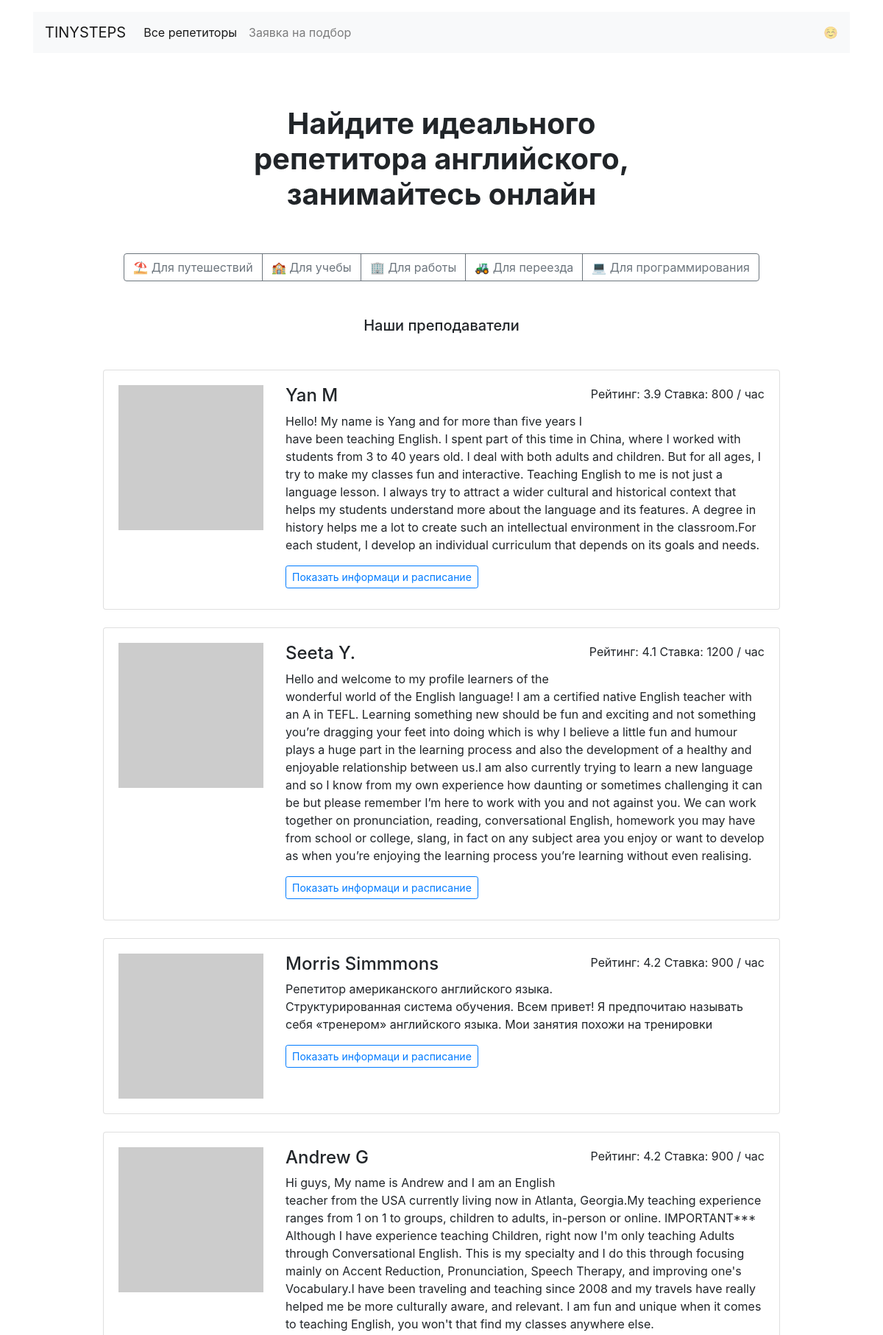
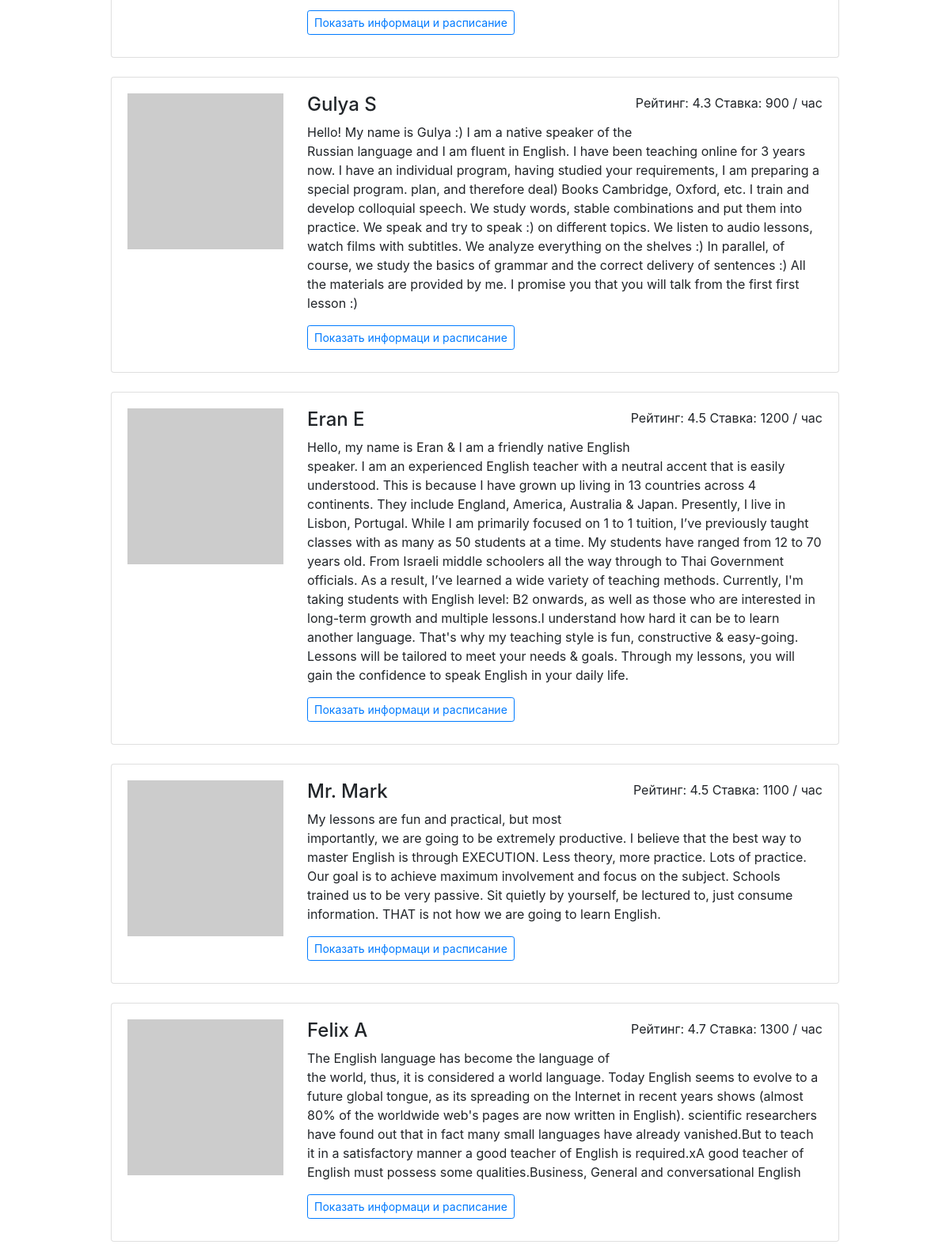
Screenshot of /teachers/ (upper part) with the database file from the repository (2 pictures, top to bottom).
### app.py (models this page shows)
class Teachers(db.Model):
    __tablename__ = 'teachers'
    id = db.Column(db.Integer, primary_key=True)
    name = db.Column(db.String, nullable=False)
    about = db.Column(db.String, nullable=False)
    rating = db.Column(db.Float, nullable=False)
    picture = db.Column(db.String, nullable=False)
    price = db.Column(db.Integer, nullable=False)
    lesson_time = db.Column(db.String)
    goals = db.relationship("Goals", back_populates="goal")
    week_day = db.relationship("TimetableTeachers", back_populates="week")

### app.py (the view)
@app.route('/teachers/')  # все репетиторы
def teachers():
    teachers_query = db.session.query(Teachers).order_by(Teachers.rating)
    return render_template("teachers.html", all_data=all_data, teachers=teachers_query.all())

### templates/teachers.html (shortened to what this page needs)
{% extends 'base.html' %}
{% block container %}
  <main class="container mt-3 mb-5">
    <section>
    <h1 class="h1 text-center mx-auto mt-4 py-5"><strong>Найдите идеального <br>репетитора английского, <br>занимайтесь онлайн</strong></h1>
    <div class="text-center mb-5">
      <div class="btn-group mx-auto mb-0" role="group" aria-label="Basic example">
        {% for key in all_data[0] %}
            <a href="{{ url_for('goals', goal=key) }}" class="btn btn-outline-secondary">{{ all_data[0][key] }}</a>
        {% endfor %}
      </div>
    </div>
    <h2 class="h5 text-center mb-5">Наши преподаватели</h2>
    <div class="row">
      <div class="col-12 col-lg-10 offset-lg-1 m-auto">
        {% for teacher in teachers %}
        <div class="card mb-4">
          <div class="card-body">
            <div class="row">
              <div class="col-3"><img src="{{ teacher.picture }}" class="img-fluid" alt=""></div>
              <div class="col-9">
                <p class="float-right">Рейтинг: {{ teacher.rating }} Ставка: {{ teacher.price }} / час</p>
                <h2 class="h4">{{ teacher.name }}</h2>
                <p>{{ teacher.about }}</p>
                <a href="{{url_for('profiles', id_teacher=teacher.id)}}" class="btn btn-outline-primary btn-sm mr-3 mb-2">Показать информаци и расписание</a>
              </div>
            </div>
          </div>
        </div>
        {% endfor %}
      </div>
    </div>
    </section>
  </main>
{% endblock %}

### rows the page displays
Teachers: rating "3.9", price "800", name "Yan M", about "Hello! My name is Yang and for more than five years I have been teaching English. I spent part of this time in China, where I worked with students from 3 to 40 years old. I deal with both adults and children. But for all ages, I try to make my classes fun and interactive. Teaching English to me is not just a language lesson. I always try to attract a wider cultural and historical context that helps my students understand more about the language and its features. A degree in history helps me a lot to create such an intellectual environment in the classroom.For each student, I develop an individual curriculum that depends on its goals and needs."
Teachers: rating "4.1", price "1200", name "Seeta Y.", about "Hello and welcome to my profile learners of the wonderful world of the English language! I am a certified native English teacher with an A in TEFL. Learning something new should be fun and exciting and not something you’re dragging your feet into doing which is why I believe a little fun and humour plays a huge part in the learning process and also the development of a healthy and enjoyable relationship between us.I am also currently trying to learn a new language and so I know from my own experience how daunting or sometimes challenging it can be but please remember I’m here to work with you and not against you. We can work together on pronunciation, reading, conversational English,…"
Teachers: rating "4.2", price "900", name "Morris Simmmons", about "Репетитор американского английского языка. Структурированная система обучения. Всем привет! Я предпочитаю называть себя «тренером» английского языка. Мои занятия похожи на тренировки"
Teachers: rating "4.2", price "900", name "Andrew G", about "Hi guys, My name is Andrew and I am an English teacher from the USA currently living now in Atlanta, Georgia.My teaching experience ranges from 1 on 1 to groups, children to adults, in-person or online. IMPORTANT*** Although I have experience teaching Children, right now I'm only teaching Adults through Conversational English. This is my specialty and I do this through focusing mainly on Accent Reduction, Pronunciation, Speech Therapy, and improving one's Vocabulary.I have been traveling and teaching since 2008 and my travels have really helped me be more culturally aware, and relevant. I am fun and unique when it comes to teaching English, you won't that find my classes anywhere else."
Teachers: rating "4.3", price "900", name "Gulya S", about "Hello! My name is Gulya :) I am a native speaker of the Russian language and I am fluent in English. I have been teaching online for 3 years now. I have an individual program, having studied your requirements, I am preparing a special program. plan, and therefore deal) Books Cambridge, Oxford, etc. I train and develop colloquial speech. We study words, stable combinations and put them into practice. We speak and try to speak :) on different topics. We listen to audio lessons, watch films with subtitles. We analyze everything on the shelves :) In parallel, of course, we study the basics of grammar and the correct delivery of sentences :) All the materials are provided by me. I promise you…"
Teachers: rating "4.5", price "1200", name "Eran E", about "Hello, my name is Eran & I am a friendly native English speaker. I am an experienced English teacher with a neutral accent that is easily understood. This is because I have grown up living in 13 countries across 4 continents. They include England, America, Australia & Japan. Presently, I live in Lisbon, Portugal. While I am primarily focused on 1 to 1 tuition, I’ve previously taught classes with as many as 50 students at a time. My students have ranged from 12 to 70 years old. From Israeli middle schoolers all the way through to Thai Government officials. As a result, I’ve learned a wide variety of teaching methods. Currently, I'm taking students with English level: B2 onwards, as well as…"
Teachers: rating "4.5", price "1100", name "Mr. Mark", about "My lessons are fun and practical, but most importantly, we are going to be extremely productive. I believe that the best way to master English is through EXECUTION. Less theory, more practice. Lots of practice. Our goal is to achieve maximum involvement and focus on the subject. Schools trained us to be very passive. Sit quietly by yourself, be lectured to, just consume information. THAT is not how we are going to learn English."
Teachers: rating "4.7", price "1300", name "Felix A", about "The English language has become the language of the world, thus, it is considered a world language. Today English seems to evolve to a future global tongue, as its spreading on the Internet in recent years shows (almost 80% of the worldwide web's pages are now written in English). scientific researchers have found out that in fact many small languages have already vanished.But to teach it in a satisfactory manner a good teacher of English is required.xA good teacher of English must possess some qualities.Business, General and conversational English"

### other values shown
{{ all_data[0][key] }} "⛱ Для путешествий" "🏫 Для учебы" "🏢 Для работы" "🚜 Для переезда" "💻 Для программирования"
